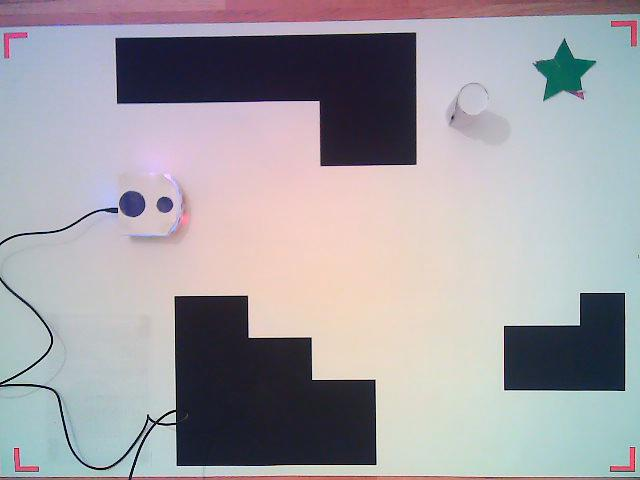
#> input picture maptest.jpg, 640 x 480 px, given in place of map6.jpg, which was not available
$ python test_vision_v3.py
#> lines starting #> are read from the running program, lines starting #| are printed output that depends on the picture; after the words box and inside, x2 and y2 are one past the last pixel; in counts of white or black regions, pixels touching at a corner belong together; pictures that were not available may be replaced by others from this repository, and a replacement may not be noted
import numpy as np
from matplotlib import pyplot as plt
import scipy.ndimage as ndimage
import cv2
import heapq
import math
import scipy
from sklearn.cluster import KMeans
import timeit
from skimage.feature import blob_doh
from skimage import exposure

Plot = False
save = False

# TODO: say that you cant anything (camera covered)

def initialization():
    start = timeit.default_timer()
    map_path_offline = r"C:\Users\Carl\Desktop\Project\Maps\map6.jpg"
    map = cv2.imread(map_path_offline)
#> map is the input picture: shape (480, 640, 3); mean B, G, R 165.4, 159.7, 162.7
    corner_mask_path = r"C:\Users\Carl\Desktop\Project\mask.jpeg"
    mask = cv2.imread(corner_mask_path)
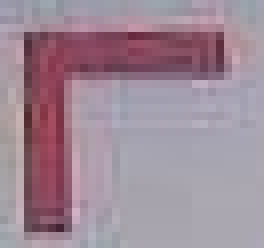
#> input picture Images/mask.jpeg, 33 x 31 px, found by its file name (shown 8 times larger)
#> mask is the input picture: shape (31, 33, 3); mean B, G, R 151.6, 138.1, 158.8
    dimension_paper = [118.9,84.1] #cm A0
    dim = (int(dimension_paper[1]*2),int(dimension_paper[0]*2))
    # Switching red and blue channels
    map[:, :, [0, 2]] = map[:, :, [2, 0]]
    mask[:, :, [0, 2]] = mask[:, :, [2, 0]]

    corner_location = corner_detection(map,mask)
#> in color_filtering, `color_mask = cv2.inRange(large_image, lower, upper)`:
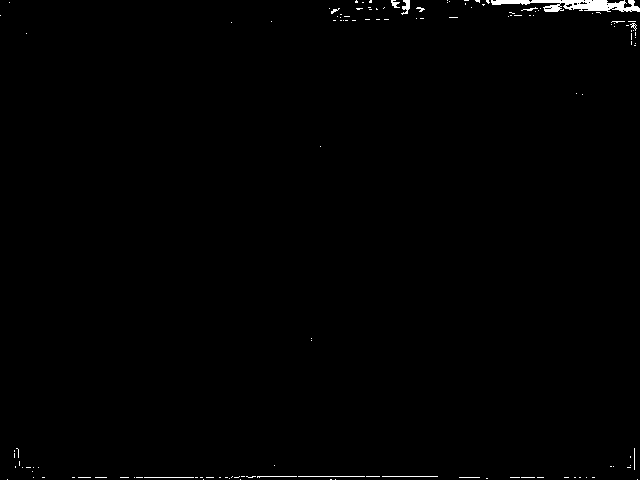
#> color_mask: shape (480, 640); 0.62% white; 131 white regions (118 under 20 px), largest, box (x1, y1, x2, y2) and area: (491, 0, 640, 12) 1010, (401, 0, 410, 15) 75, (298, 476, 365, 477) 67
#> the loop in corner_detection, `for i in range (0,4):` made 4 passes
#> (mn, MPx, MPy) on passes 1 to 4: (-0.384, 584, 0), (-0.574, 563, 1), (-0.363, 605, 443), (-0.442, 601, 419)
#> pass 1, in corner_detection, `result = cv2.matchTemplate(small_image, large_image, method)`:
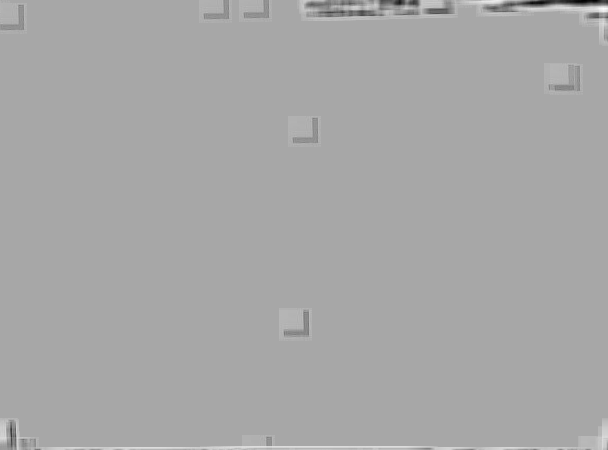
#> result: shape (450, 608) float32; min -0.384, max 0.199, mean -0.000148; drawn with min black and max white
#> after the loop in corner_detection, `for i in range (0,4):`:
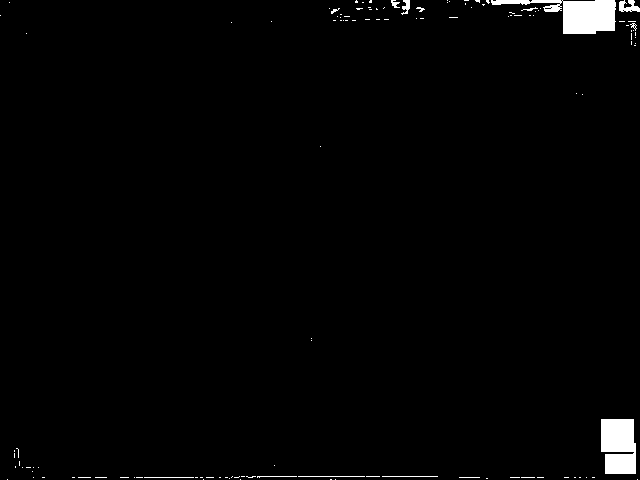
#> large_image: shape (480, 640); 1.6% white; 122 white regions (108 under 20 px), largest, box (x1, y1, x2, y2) and area: (491, 0, 616, 34) 2045, (601, 419, 636, 474) 1732, (619, 0, 640, 12) 161
#> after the loop in corner_detection, `for i in range (0,4):`:
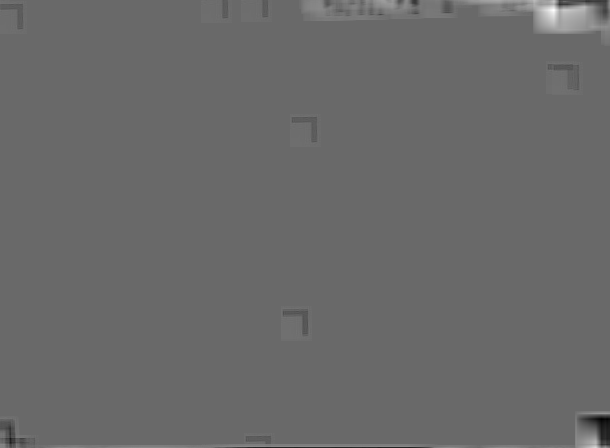
#> result: shape (448, 610) float32; min -0.442, max 0.63, mean 0.00269; drawn with min black and max white
#> after the loop in corner_detection, `for i in range (0,4):`: corner_location = [[0, 584], [1, 594], [474, 638], [452, 601]]
#> in corner_detection, `corner_location = np.fliplr(corner_location)`: corner_location = [[584, 0], [594, 1], [638, 474], [601, 452]]
#> corner_location = [[584, 0], [594, 1], [638, 474], [601, 452]]
    img_straighten, M = four_point_transform(map, corner_location)
    p2_1, p98_1 = np.percentile(img_straighten, (2, 98))
    img_res1 = exposure.rescale_intensity(img_straighten, in_range=(p2_1,p98_1))


    ## to visualize histograms
    img1_gray = cv2.cvtColor(img_res1, cv2.COLOR_BGR2GRAY)
    output = region_growing(img1_gray, (50,50))
    plt.imshow(output)
    plt.show()

    if save:
        plt.imsave('obstacles.jpg',obstacles)
    stop = timeit.default_timer()
    print('Time: ', stop - start)


def region_growing(image, seed):
    list_p = []
    outimg = np.zeros_like(image)
    list_p.append((seed[0], seed[1]))
    i=0
    while len(list_p):
        if len(list_p)<1:
            print('hi')
            break
        pix = list_p[0]
        outimg[pix[0], pix[1]] = 255
        for coord in get8n(pix[0], pix[1], image.shape):

            if abs((int(image[coord[0], coord[1]])))>100 and outimg[coord[0], coord[1]]<255:
                outimg[coord[0], coord[1]] = 255
                list_p.append((coord[0], coord[1]))
        list_p.pop(0)
        i=i+1
    return outimg


# [59 lines left out: functions get8n, get_obstacles, get_thymio_info, get_endpoint_info, process_obstacles, not called in this run]

def order_points(pts):
    rect = np.zeros((4, 2), dtype = "float32")
    s = pts.sum(axis = 1)
#> s = [584, 595, 1112, 1053]
    rect[0] = pts[np.argmin(s)]
    rect[2] = pts[np.argmax(s)]
    diff = np.diff(pts, axis = 1)
#> diff = [-584, -593, -164, -149]
    rect[1] = pts[np.argmin(diff)]
    rect[3] = pts[np.argmax(diff)]
    return rect

def four_point_transform(image, pts):
    rect = order_points(pts)
#> rect = [[584, 0], [594, 1], [638, 474], [601, 452]]
    (tl, tr, br, bl) = rect
#> tl = [584, 0]; tr = [594, 1]; br = [638, 474]; bl = [601, 452]

    widthA = np.sqrt(((br[0] - bl[0]) ** 2) + ((br[1] - bl[1]) ** 2))
#> widthA = 43.05
    widthB = np.sqrt(((tr[0] - tl[0]) ** 2) + ((tr[1] - tl[1]) ** 2))
#> widthB = 10.05
    maxWidth = max(int(widthA), int(widthB))
#> maxWidth = 43

    heightA = np.sqrt(((tr[0] - br[0]) ** 2) + ((tr[1] - br[1]) ** 2))
#> heightA = 475
    heightB = np.sqrt(((tl[0] - bl[0]) ** 2) + ((tl[1] - bl[1]) ** 2))
#> heightB = 452.3
    maxHeight = max(int(heightA), int(heightB))
#> maxHeight = 475
    dst = np.array([
        [0, 0],
        [maxWidth - 1, 0],
        [maxWidth - 1, maxHeight - 1],
        [0, maxHeight - 1]], dtype = "float32")
#> dst = [[0, 0], [42, 0], [42, 474], [0, 474]]
    # compute the perspective transform matrix and then apply it
    M = cv2.getPerspectiveTransform(rect, dst)
#> M = [[6.35, -0.239, -3706.1], [-0.553, 5.53, 322.9], [0.000837, 0.00829, 1]]

    warped = cv2.warpPerspective(image, M, (maxWidth, maxHeight))
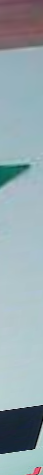
#> warped: shape (475, 43, 3); mean R, G, B 147.7, 166.2, 173
    if Plot:
        plt.imshow(warped)
        plt.show()
    # return the warped image
    return warped, M

def corner_detection(img,mask):
    large_image = np.copy(img)
    small_image = np.copy(mask)
    method = cv2.TM_CCOEFF_NORMED
    large_image = color_filtering(large_image,"red")
    corner_location = np.zeros((4,2))
    large_image = cv2.cvtColor(large_image, cv2.COLOR_RGB2GRAY)
    small_image = cv2.cvtColor(mask, cv2.COLOR_RGB2GRAY)
    _, large_image = cv2.threshold(large_image, 30, 255, cv2.THRESH_BINARY)

    for i in range (0,4):
        result = cv2.matchTemplate(small_image, large_image, method)
        mn,_,mnLoc,_ = cv2.minMaxLoc(result) # We want the minimum squared difference
        MPx,MPy = mnLoc # Extract the coordinates of our best match
        trows,tcols = small_image.shape[:2] # Get the size of the template. This is the same size as the match.
        cv2.rectangle(large_image, (MPx,MPy),(MPx+tcols,MPy+trows),(0,0,255),2) # Draw the rectangle on large_image
        new_img = 255*np.ones(large_image.shape,np.uint8)
        large_image[MPy:MPy+trows,MPx:MPx+trows] = new_img[MPy:MPy+trows,MPx:MPx+trows]
        small_image = cv2.rotate(small_image, cv2.ROTATE_90_CLOCKWISE)
        if i == 0:
            corner_location[i,:] = [MPy,MPx]
        elif i == 1:
            corner_location[i,:] = [MPy,MPx+tcols]
        elif i == 2:
            corner_location[i,:] = [MPy+trows,MPx+tcols]
        else:
            corner_location[i,:] = [MPy+trows,MPx]
    corner_location = np.fliplr(corner_location)

    return corner_location

def color_filtering(img,color):
    large_image = np.copy(img)
    method = cv2.TM_SQDIFF_NORMED
    if color == "red":
        lower = np.array([100,0,0])
        upper = np.array([255,100,100])
    elif color == "blue":
        lower = np.array([0,0,70])
        upper = np.array([90,90,255])
    elif color == "green":
        lower = np.array([0,90,0])
        upper = np.array([90,255,90])
    elif color == "black":
        large_image = cv2.cvtColor(large_image, cv2.COLOR_RGB2GRAY)
        _,output = cv2.threshold(large_image,10,255,cv2.THRESH_BINARY)
        if Plot:
            plt.imshow(output)
            plt.show()
        return output
    color_mask = cv2.inRange(large_image, lower, upper)
    large_image = cv2.bitwise_and(large_image, large_image, mask=color_mask)
    if Plot:
        plt.imshow(large_image)
        plt.show()
    return large_image

# [75 lines left out: functions black_contours, end_point_start_point, orientation_location_thymio, not called in this run]


if __name__ == "__main__":
    initialization()
#> in initialization, `p2_1, p98_1 = np.percentile(img_straighten, (2, 98))`: p2_1 = 26; p98_1 = 208
#> in initialization, `img1_gray = cv2.cvtColor(img_res1, cv2.COLOR_BGR2GRAY)`:
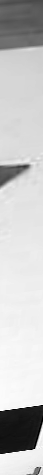
#> img1_gray: shape (475, 43); min 0, max 255, mean 195.9
#> (the run stopped early here; a loop or call above may not have finished)
